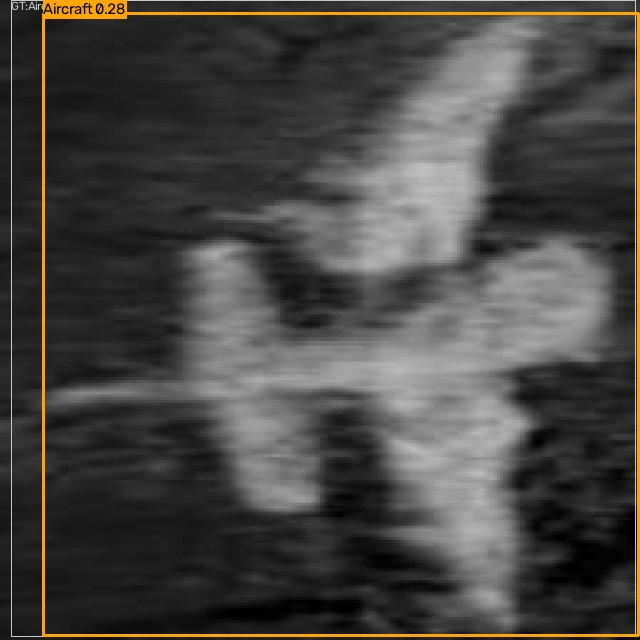
#> input picture experiments/model_evaluation/Aqua_Vision_Submission_Package/sample_predictions/pred_Aircraft_roboflow_aircraft_plane-008_png.rf.6ff9bba216c1315a8992d958ddb5359f.jpg, 640 x 640 px
$ python -i final_preprocessing_pipeline.py   (imports and definitions only)
#> lines starting #> are read from the running program, lines starting #| are printed output that depends on the picture
#> further down, picture is the input picture: shape (640, 640, 3); mean B, G, R 66.7, 69.9, 71.7
r"""
final_preprocessing_pipeline.py
===============================
Final AI-Ready Sonar Image Preprocessing Pipeline Module
Member 2: Computer Vision & Sonar Processing
Project: AI-Powered Automated Underwater Marine Debris and Anomaly Detection System
         using Side-Scan Sonar Imagery
Dataset: SIH_Anomaly_V1 (C:/Users/dell/Downloads/SIH_Anomaly_V1/SIH_Anomaly_V1)

Scientific Architecture & Order of Operations:
----------------------------------------------
Based on empirical evaluations and quantitative findings in P1, P2, P3, and P4:

1. Stage 1: Cross-Track Swath Illumination Normalization (P3 Config B)
   - Eliminates macro geometric spreading loss (1/R^2) and range attenuation fall-off.
   - Operating first prevents downstream algorithms from suffering from near-range
     saturation or far-range signal starvation.
   - Parameters: axis='horizontal', method='median', smooth_sigma=35.0,
                 kernel_size=71, gain=[0.5, 2.5], min_intensity_floor=8.0.
   - Evaluated in CIELAB L* (Luminance) to strictly preserve false-color colormaps.

2. Stage 2: Edge-Preserving Denoising (P1 Bilateral Filter)
   - Suppresses high-frequency coherent acoustic speckle noise in homogeneous sediments
     while strictly preserving sharp highlight-to-shadow acoustic boundaries.
   - Selected over Gaussian (which erodes target boundaries) and Median (which erodes corners).
   - Parameters: d=7, sigma_color=50.0, sigma_space=50.0 (EPI=0.4998, PSNR=34.4 dB).

3. Stage 3: Robust Dynamic Range Percentile Normalization (P1 Robust Percentile)
   - Calibrates pixel intensity into the full [0, 255] uint8 radiometric range.
   - Uses 1%–99% percentile clipping to ignore isolated single-pixel speckle spikes
     that would otherwise compress the dynamic range in linear Min-Max.
   - Includes division-by-zero safeguard for constant / near-constant images.

4. Stage 4: Contrast-Limited Adaptive Histogram Equalization (P1 CLAHE)
   - Amplifies subtle local acoustic backscatter gradients and shadow penumbras
     in 80x80 contextual tiles without blowing out background noise.
   - Parameters: clip_limit=2.0, tile_grid_size=(8, 8), CIELAB L* Luminance domain.

Exclusion of Other Methods:
---------------------------
- Lee & Frost Speckle Filters (P2): Lee filter (5x5, Cu=0.25) is an effective speckle filter,
  but chaining both Lee and Bilateral causes redundant double-smoothing and destroys micro-textures.
  Bilateral filter already provides superior spatial/range smoothing with higher PSNR (34.4 dB vs 30.3 dB).
- Morphological Top-Hat / Black-Hat (P4): Excluded from primary image transformation because
  it strips essential background seafloor context and activates natural sand ripple crests/troughs
  (12.7% false clutter for 9x9), which risks elevated false positives in downstream YOLO detection.
  P4 is reserved strictly as an auxiliary multi-spectral research channel.

Integrity Guarantees:
---------------------
- Strictly non-destructive (source dataset is never modified).
- Output dimensions strictly preserved (native HxW matching source).
- 3-channel BGR format strictly preserved in uint8 [0..255] dynamic range.
"""

from typing import Any, Dict, Optional, Tuple, Union
import cv2
import numpy as np


def get_default_config() -> Dict[str, Any]:
    """
    Return the recommended configuration for the final AI-ready preprocessing pipeline.
    """
    return {
        "pipeline_name": "Final_AI_Ready_Sonar_Pipeline_v1.0",
        "author": "Member 2 (Computer Vision & Sonar Processing)",
        "project": "SIH_Marine_Debris",
        "order": [
            "swath_normalization",
            "bilateral_denoising",
            "robust_normalization",
            "clahe",
        ],
        "swath_normalization": {
            "axis": "horizontal",
            "method": "median",
            "smooth_method": "gaussian",
            "smooth_sigma": 35.0,
            "smooth_kernel_size": 71,
            "min_gain": 0.5,
            "max_gain": 2.5,
            "target_level": "mean",
            "min_intensity_floor": 8.0,
            "enabled": True,
        },
        "bilateral_denoising": {
            "d": 7,
            "sigma_color": 50.0,
            "sigma_space": 50.0,
            "enabled": True,
        },
        "robust_normalization": {
            "p_low": 1.0,
            "p_high": 99.0,
            "min_out": 0.0,
            "max_out": 255.0,
            "eps": 1e-5,
            "enabled": True,
        },
        "clahe": {
            "clip_limit": 2.0,
            "tile_grid_size": [8, 8],
            "color_space": "LAB",
            "enabled": True,
        },
    }


def validate_image(image: np.ndarray) -> np.ndarray:
    """Validate input image dimensions, data type, and structure."""
    if not isinstance(image, np.ndarray):
        raise TypeError(f"Expected numpy.ndarray, got {type(image)}")
    if image.size == 0:
        raise ValueError("Input image is empty.")
    if image.dtype != np.uint8:
        raise ValueError(f"Expected uint8 dtype, got {image.dtype}")
    if image.ndim not in (2, 3):
        raise ValueError(f"Expected 2D or 3D image, got shape {image.shape}")
    return image


def apply_swath_normalization(image: np.ndarray, params: Dict[str, Any]) -> np.ndarray:
    """
    Stage 1: Empirical Cross-Track Swath Illumination Normalization.
    Equalizes horizontal range fall-off in CIELAB L* channel.
    """
    if not params.get("enabled", True):
        return image

    is_color = image.ndim == 3 and image.shape[2] == 3
    if is_color:
        lab = cv2.cvtColor(image, cv2.COLOR_BGR2LAB)
#> lab: shape (640, 640, 3); mean of channels 0, 1, 2 73.5, 128.5, 129.8
        L = lab[:, :, 0].astype(np.float32)
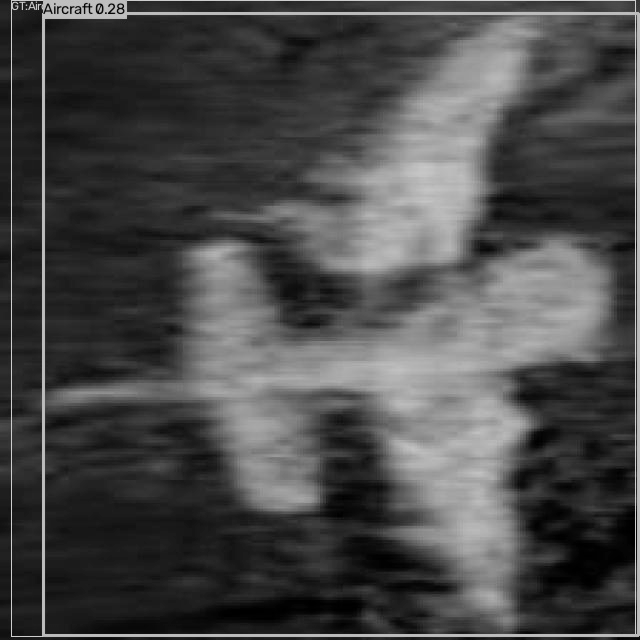
#> L: shape (640, 640) float32; min 0, max 210, mean 73.5
    else:
        L = image.astype(np.float32)

    # Constant / zero image safeguard
    if np.std(L) < 1e-3:
        return image.copy()

    axis = params.get("axis", "horizontal")
#> axis = 'horizontal'
    method = params.get("method", "median")
#> method = 'median'
    smooth_sigma = float(params.get("smooth_sigma", 35.0))
#> smooth_sigma = 35
    smooth_ksize = int(params.get("smooth_kernel_size", 71))
#> smooth_ksize = 71
    min_gain = float(params.get("min_gain", 0.5))
#> min_gain = 0.5
    max_gain = float(params.get("max_gain", 2.5))
#> max_gain = 2.5
    target_level = params.get("target_level", "mean")
#> target_level = 'mean'
    min_floor = float(params.get("min_intensity_floor", 8.0))
#> min_floor = 8

    if smooth_ksize % 2 == 0:
        smooth_ksize += 1

    # 1. Estimate 1D cross-track profile
    if axis == "horizontal":
        profile = np.median(L, axis=0) if method == "median" else np.mean(L, axis=0)
#> profile = 640 values, max 206 at index 11, min 31 at index 0, mean 67
    else:
        profile = np.median(L, axis=1) if method == "median" else np.mean(L, axis=1)

    profile_len = len(profile)
#> profile_len = 640
    ksize = min(smooth_ksize, profile_len if profile_len % 2 == 1 else profile_len - 1)
#> ksize = 71

    # 2. Smooth profile using 1D Gaussian kernel
    prof_2d = profile.reshape(1, -1)
    smoothed = cv2.GaussianBlur(
        prof_2d,
        ksize=(ksize, 1),
        sigmaX=smooth_sigma,
        sigmaY=0,
        borderType=cv2.BORDER_REFLECT,
    ).flatten()
#> smoothed = 640 values, max 150.3 at index 458, min 33.26 at index 81, mean 67

    # 3. Compute gain profile with safeguards
    valid_pts = smoothed[smoothed > min_floor]
#> valid_pts has the same summary as smoothed
    if valid_pts.size > 0:
        target_val = float(np.mean(valid_pts)) if target_level == "mean" else float(np.median(valid_pts))
#> target_val = 67
    else:
        target_val = float(np.mean(smoothed))

    denom = np.maximum(smoothed, min_floor)
#> denom has the same summary as smoothed
    raw_gain = target_val / denom
#> raw_gain = 640 values, max 2.01 at index 81, min 0.446 at index 458, mean 1.22
    clamped_gain = np.clip(raw_gain, min_gain, max_gain)
#> clamped_gain = 640 values, max 2.01 at index 81, min 0.5 at index 420, mean 1.23

    # Water column / deep shadow taper
    alpha = np.clip(smoothed / min_floor, 0.0, 1.0)
#> alpha = 640 values from 1 to 1
    final_gain = 1.0 + alpha * (clamped_gain - 1.0)
#> final_gain has the same summary as clamped_gain

    # 4. Broadcast and apply gain
    if axis == "horizontal":
        gain_2d = final_gain.reshape(1, -1)
    else:
        gain_2d = final_gain.reshape(-1, 1)

    L_norm = np.clip(L * gain_2d, 0.0, 255.0).astype(np.uint8)
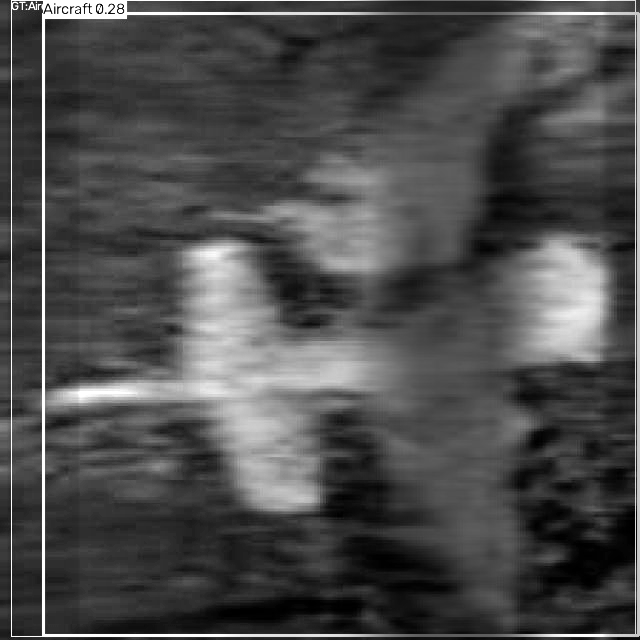
#> L_norm: shape (640, 640); min 0, max 255, mean 76.2

    if is_color:
        lab[:, :, 0] = L_norm
#> lab: shape (640, 640, 3); mean of channels 0, 1, 2 76.2, 128.5, 129.8
        return cv2.cvtColor(lab, cv2.COLOR_LAB2BGR)
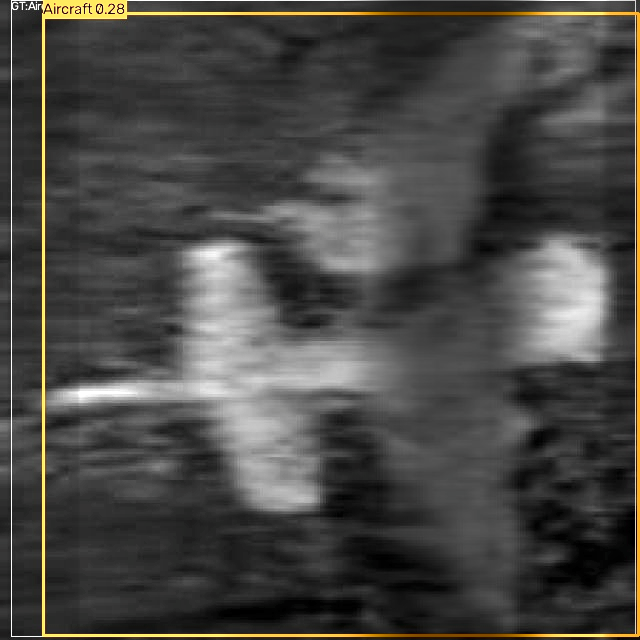
#> returned value: shape (640, 640, 3); mean B, G, R 69, 72, 73.1
    return L_norm


def apply_bilateral_denoising(image: np.ndarray, params: Dict[str, Any]) -> np.ndarray:
    """
    Stage 2: Edge-Preserving Bilateral Denoising.
    Smooths acoustic sediment speckle while preserving highlight-shadow boundaries.
    """
    if not params.get("enabled", True):
        return image

    d = int(params.get("d", 7))
#> d = 7
    sigma_color = float(params.get("sigma_color", 50.0))
#> sigma_color = 50
    sigma_space = float(params.get("sigma_space", 50.0))
#> sigma_space = 50

    return cv2.bilateralFilter(
        image,
        d=d,
        sigmaColor=sigma_color,
        sigmaSpace=sigma_space,
    )


def apply_robust_normalization(image: np.ndarray, params: Dict[str, Any]) -> np.ndarray:
    """
    Stage 3: Robust Dynamic Range Percentile Normalization.
    Stretches radiometric baseline to [0, 255] uint8, clipping extreme 1% and 99% outliers.
    """
    if not params.get("enabled", True):
        return image

    p_low = float(params.get("p_low", 1.0))
#> p_low = 1
    p_high = float(params.get("p_high", 99.0))
#> p_high = 99
    min_out = float(params.get("min_out", 0.0))
#> min_out = 0
    max_out = float(params.get("max_out", 255.0))
#> max_out = 255
    eps = float(params.get("eps", 1e-5))
#> eps = 1e-05

    img_float = image.astype(np.float64)
    v_low = float(np.percentile(img_float, p_low))
#> v_low = 6
    v_high = float(np.percentile(img_float, p_high))
#> v_high = 241
    spread = v_high - v_low
#> spread = 235

    if spread < eps:
        # Constant / near-constant safety fallback
        return image.copy()

    normalized = (img_float - v_low) / spread * (max_out - min_out) + min_out
    clipped = np.clip(normalized, min_out, max_out)
    return clipped.astype(np.uint8)


def apply_clahe_enhancement(image: np.ndarray, params: Dict[str, Any]) -> np.ndarray:
    """
    Stage 4: Contrast-Limited Adaptive Histogram Equalization.
    Enhances local acoustic target-to-shadow contrast in CIELAB L* channel.
    """
    if not params.get("enabled", True):
        return image

    clip_limit = float(params.get("clip_limit", 2.0))
#> clip_limit = 2
    grid_size = params.get("tile_grid_size", [8, 8])
#> grid_size = [8, 8]
    tile_grid = (int(grid_size[0]), int(grid_size[1]))
#> tile_grid = (8, 8)

    clahe = cv2.createCLAHE(clipLimit=clip_limit, tileGridSize=tile_grid)

    if image.ndim == 2:
        return clahe.apply(image)

    # 3-channel image: enhance Luminance (L*) exclusively to protect chromaticity
    lab = cv2.cvtColor(image, cv2.COLOR_BGR2LAB)
#> lab: shape (640, 640, 3); mean of channels 0, 1, 2 74.8, 128, 129.7
    lab[:, :, 0] = clahe.apply(lab[:, :, 0])
#> lab: shape (640, 640, 3); mean of channels 0, 1, 2 96.3, 128, 129.7
    return cv2.cvtColor(lab, cv2.COLOR_LAB2BGR)
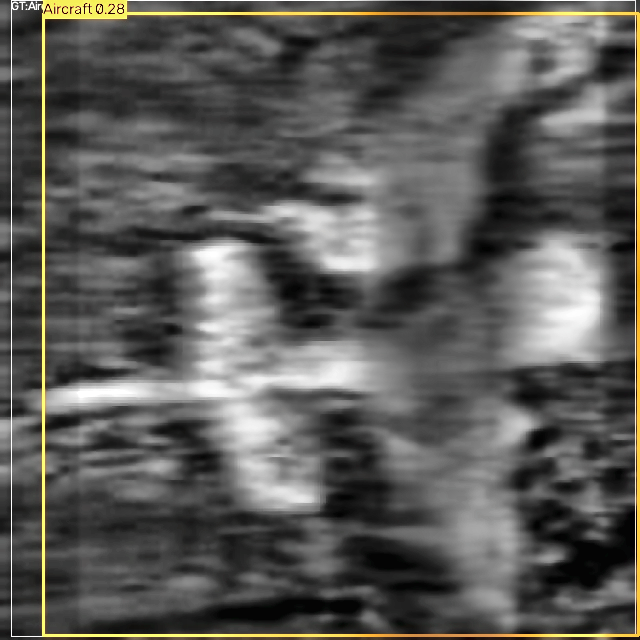
#> returned value: shape (640, 640, 3); mean B, G, R 88, 91.1, 92


def process_sonar_image(
    image: np.ndarray,
    config: Optional[Dict[str, Any]] = None,
    return_intermediates: bool = False,
) -> Union[np.ndarray, Tuple[np.ndarray, Dict[str, np.ndarray]]]:
    """
    Execute the full 4-stage final AI-ready preprocessing pipeline on a side-scan sonar image.

    Parameters:
    -----------
    image : np.ndarray
        Raw input image (640x640x3 or 640x640 uint8).
    config : Optional[Dict[str, Any]]
        Configuration overrides. If None, default recommended settings are used.
    return_intermediates : bool
        If True, returns tuple of (final_image, intermediates_dict).

    Returns:
    --------
    Union[np.ndarray, Tuple[np.ndarray, Dict[str, np.ndarray]]]
        Processed AI-ready image, matching input dimensions (640x640) and format (uint8).
    """
    validate_image(image)
    cfg = get_default_config()
    if config is not None:
        for k, v in config.items():
            if isinstance(v, dict) and k in cfg and isinstance(cfg[k], dict):
                cfg[k].update(v)
            else:
                cfg[k] = v

    intermediates: Dict[str, np.ndarray] = {"raw": image.copy()}

    # Stage 1: Swath Illumination Normalization
    stage1_out = apply_swath_normalization(image, cfg["swath_normalization"])
    intermediates["stage1_swath"] = stage1_out

    # Stage 2: Bilateral Denoising
    stage2_out = apply_bilateral_denoising(stage1_out, cfg["bilateral_denoising"])
    intermediates["stage2_denoised"] = stage2_out

    # Stage 3: Robust Percentile Normalization
    stage3_out = apply_robust_normalization(stage2_out, cfg["robust_normalization"])
    intermediates["stage3_normalized"] = stage3_out

    # Stage 4: CLAHE Contrast Enhancement
    stage4_out = apply_clahe_enhancement(stage3_out, cfg["clahe"])
    intermediates["stage4_clahe"] = stage4_out

    final_image = stage4_out

    if return_intermediates:
        return final_image, intermediates
    return final_image


# [9 lines not run here, left out]

>>> import cv2
>>> picture = cv2.imread('../../../experiments/model_evaluation/Aqua_Vision_Submission_Package/sample_predictions/pred_Aircraft_roboflow_aircraft_plane-008_png.rf.6ff9bba216c1315a8992d958ddb5359f.jpg')
>>> result = process_sonar_image(picture)

$ run again, on experiments/model_evaluation/Aqua_Vision_Submission_Package/sample_predictions/pred_Fishing Gear_baycove_07_06_png_jpg.rf.5a2e74f04f707fe66f050a3b61fcd7c2.jpg
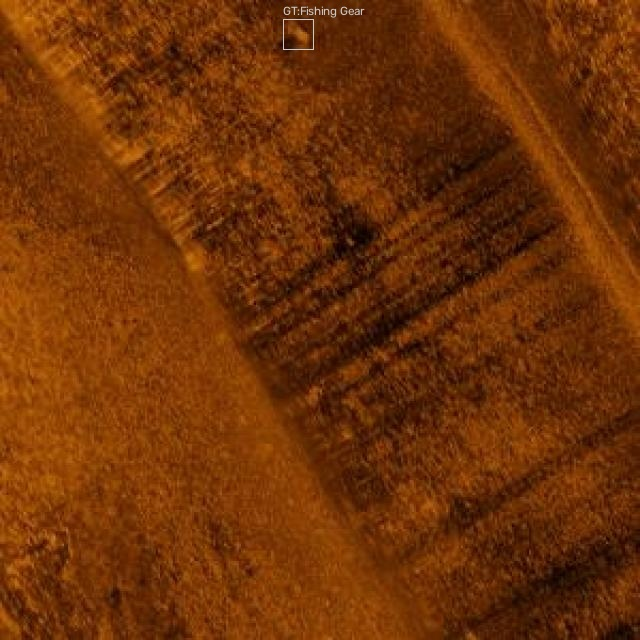
#> input picture experiments/model_evaluation/Aqua_Vision_Submission_Package/sample_predictions/pred_Fishing Gear_baycove_07_06_png_jpg.rf.5a2e74f04f707fe66f050a3b61fcd7c2.jpg, 640 x 640 px
#> picture is the input picture: shape (640, 640, 3); mean B, G, R 7.4, 49.9, 111.5
#> axis = 'horizontal'
#> method = 'median'
#> smooth_sigma = 35
#> smooth_ksize = 71
#> min_gain = 0.5
#> max_gain = 2.5
#> target_level = 'mean'
#> min_floor = 8
#> profile = 640 values, max 97 at index 26, min 56 at index 454, mean 73.1
#> profile_len = 640
#> ksize = 71
#> smoothed = 640 values, max 94.71 at index 1, min 60.2 at index 469, mean 73.1
#> valid_pts has the same summary as smoothed
#> target_val = 73.1
#> denom has the same summary as smoothed
#> raw_gain = 640 values, max 1.21 at index 469, min 0.772 at index 1, mean 1.02
#> clamped_gain has the same summary as raw_gain
#> alpha = 640 values from 1 to 1
#> final_gain has the same summary as raw_gain
#> d = 7
#> sigma_color = 50
#> p_low = 1
#> p_high = 99
#> min_out = 0
#> max_out = 255
#> eps = 1e-05
#> v_low = 0
#> v_high = 157
#> in apply_robust_normalization, `clipped = np.clip(normalized, min_out, max_out)`:
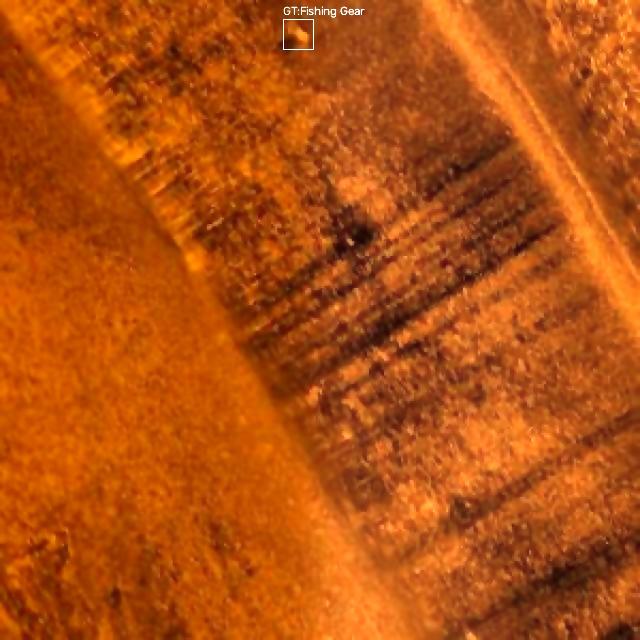
#> clipped: shape (640, 640, 3) float64; mean B, G, R 15.9, 80.4, 179.6
#> clip_limit = 2
#> grid_size = [8, 8]
#> tile_grid = (8, 8)
#> in apply_clahe_enhancement, `return cv2.cvtColor(lab, cv2.COLOR_LAB2BGR)`:
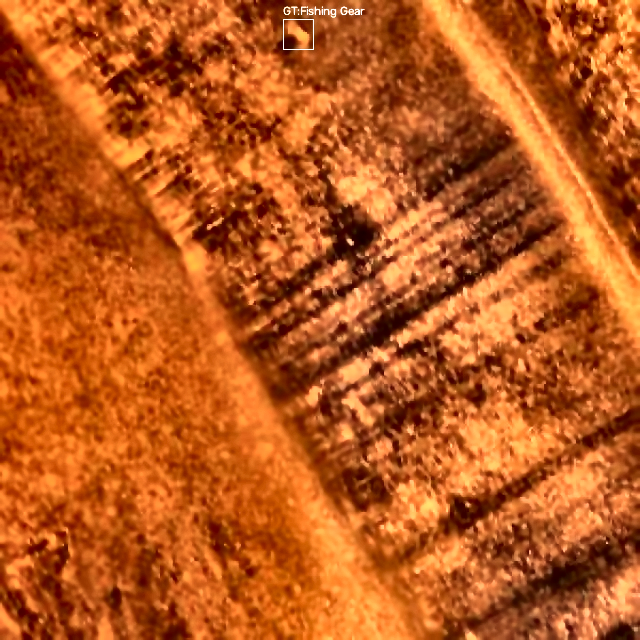
#> returned value: shape (640, 640, 3); mean B, G, R 29, 88.9, 185.8
